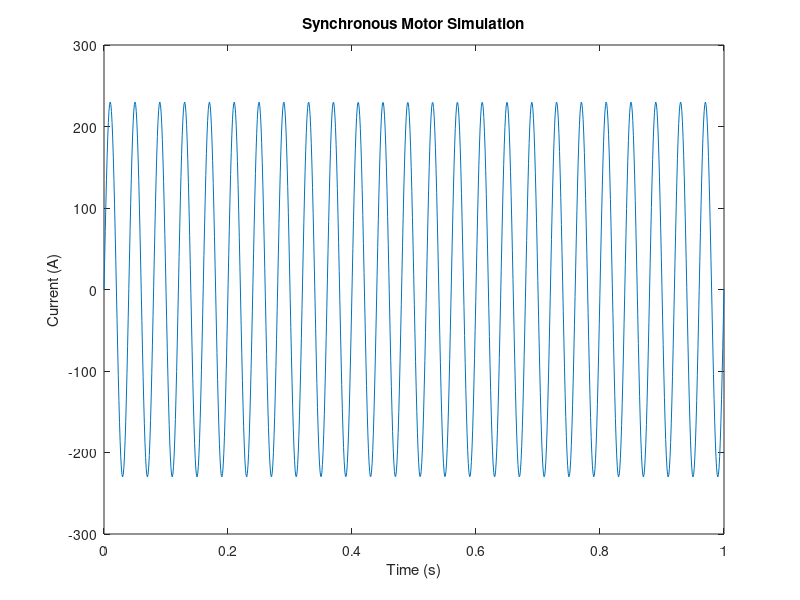

Source code (MATLAB):
%Name: Md. Roknuzzaman Rikon
%id: 22024014
% Synchronous Motor Simulation 
V = 230; % Supply voltage in volts 
f = 50; % Supply frequency in Hz 
P = 4; % Number of poles 
N_sync = 120*f/P; % Synchronous speed in RPM 
t = linspace(0, 1, 1000); 
theta = 2*pi*N_sync/60 * t; % Rotor angle in radians 
I = V * sin(theta); % Induced current 
plot(t, I); 
title('Synchronous Motor Simulation'); 
xlabel('Time (s)'); 
ylabel('Current (A)');
